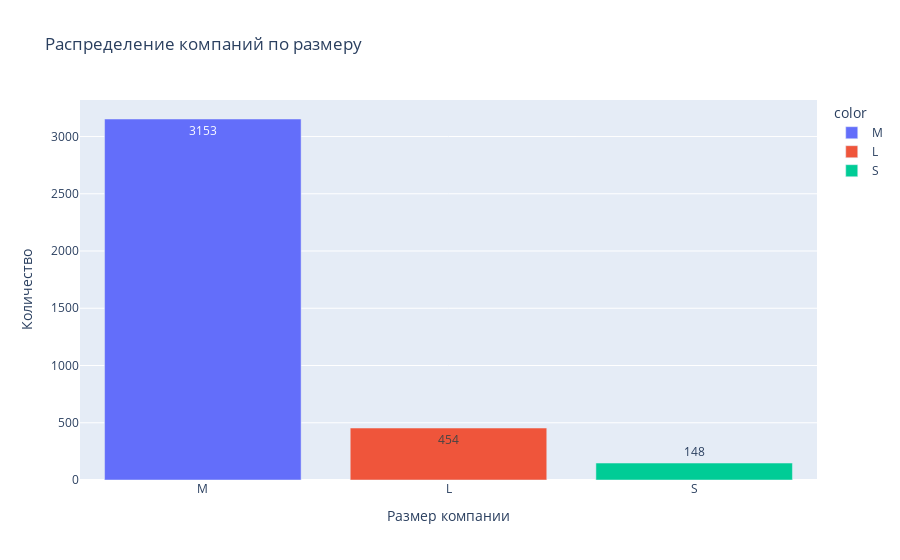

Source (notebook cell):
### Markdown cell above
### Размер компании

### Code cell
group = df['company_size'].value_counts()

fig = px.bar(x=group.index, y=group.values, 
             color=group.index, text_auto=True,
             title='Распределение компаний по размеру')

fig.update_layout(xaxis_title='Размер компании', yaxis_title='Количество')
fig.show()

### Figure 1 — Plotly figure (JSON) as saved in the notebook; plotly's stock layout.template omitted (floating-point values rounded to 4 significant figures)
{"data": [{"alignmentgroup": "True", "hovertemplate": "color=M<br>x=%{x}<br>y=%{y}<extra></extra>", "legendgroup": "M", "marker": {"color": "#636efa", "pattern": {"shape": ""}}, "name": "M", "offsetgroup": "M", "orientation": "v", "showlegend": true, "textposition": "auto", "texttemplate": "%{y}", "type": "bar", "x": ["M"], "xaxis": "x", "y": [3153], "yaxis": "y"}, {"alignmentgroup": "True", "hovertemplate": "color=L<br>x=%{x}<br>y=%{y}<extra></extra>", "legendgroup": "L", "marker": {"color": "#EF553B", "pattern": {"shape": ""}}, "name": "L", "offsetgroup": "L", "orientation": "v", "showlegend": true, "textposition": "auto", "texttemplate": "%{y}", "type": "bar", "x": ["L"], "xaxis": "x", "y": [454], "yaxis": "y"}, {"alignmentgroup": "True", "hovertemplate": "color=S<br>x=%{x}<br>y=%{y}<extra></extra>", "legendgroup": "S", "marker": {"color": "#00cc96", "pattern": {"shape": ""}}, "name": "S", "offsetgroup": "S", "orientation": "v", "showlegend": true, "textposition": "auto", "texttemplate": "%{y}", "type": "bar", "x": ["S"], "xaxis": "x", "y": [148], "yaxis": "y"}], "layout": {"barmode": "relative", "legend": {"title": {"text": "color"}, "tracegroupgap": 0}, "title": {"text": "Распределение компаний по размеру"}, "xaxis": {"anchor": "y", "domain": [0, 1], "title": {"text": "Размер компании"}}, "yaxis": {"anchor": "x", "domain": [0, 1], "title": {"text": "Количество"}}}}
